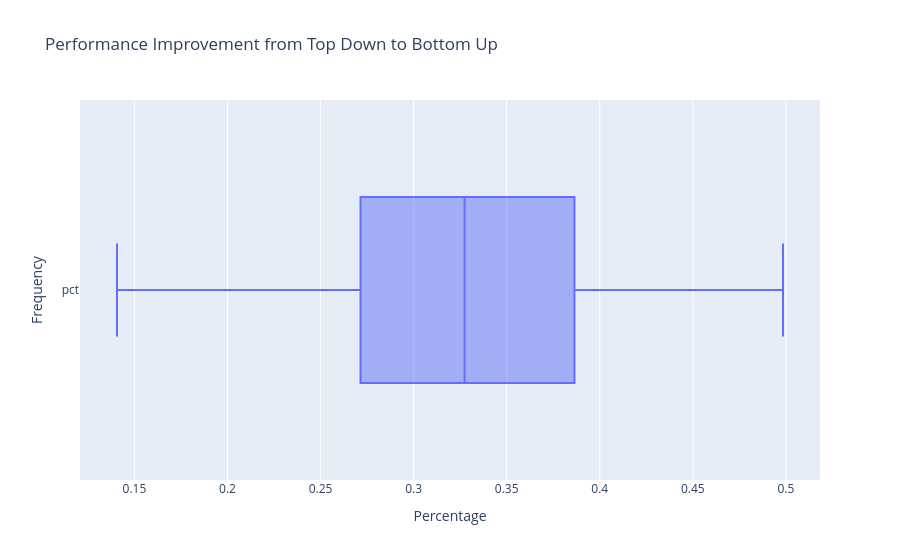

The cell this chart's notebook holds for it:
### Code cell
# draw botplot and histogram
fig = go.Figure()

fig.add_trace(go.Box(x=df['pct'], name='pct'))
# add vertical line at mean
# Add vertical line at the mean
# fig.add_trace(go.Scatter(
#     x=[df['pct'].mean(), df['pct'].mean()],
#     y=[0, 1],  # Extend y-axis for the vertical line
#     mode='lines',
#     line=dict(color='red', dash='dash'),
#     name='Mean'
# ))

fig.update_layout(title='Performance Improvement from Top Down to Bottom Up', xaxis_title='Percentage', yaxis_title='Frequency')

fig.show()

### Figure 1 — Plotly figure (JSON) as saved in the notebook; plotly's stock layout.template omitted (floating-point values rounded to 4 significant figures; data arrays with more than 128 entries replaced by an {"elided": "..."} marker saying what was removed)
{"data": [{"name": "pct", "type": "box", "x": {"elided": "1000 float values"}}], "layout": {"title": {"text": "Performance Improvement from Top Down to Bottom Up"}, "xaxis": {"title": {"text": "Percentage"}}, "yaxis": {"title": {"text": "Frequency"}}}}
